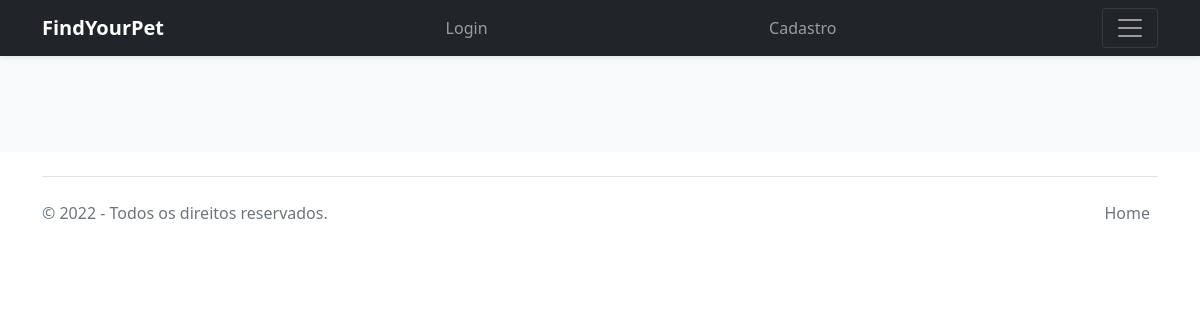
The app's page /cachorros, older data.
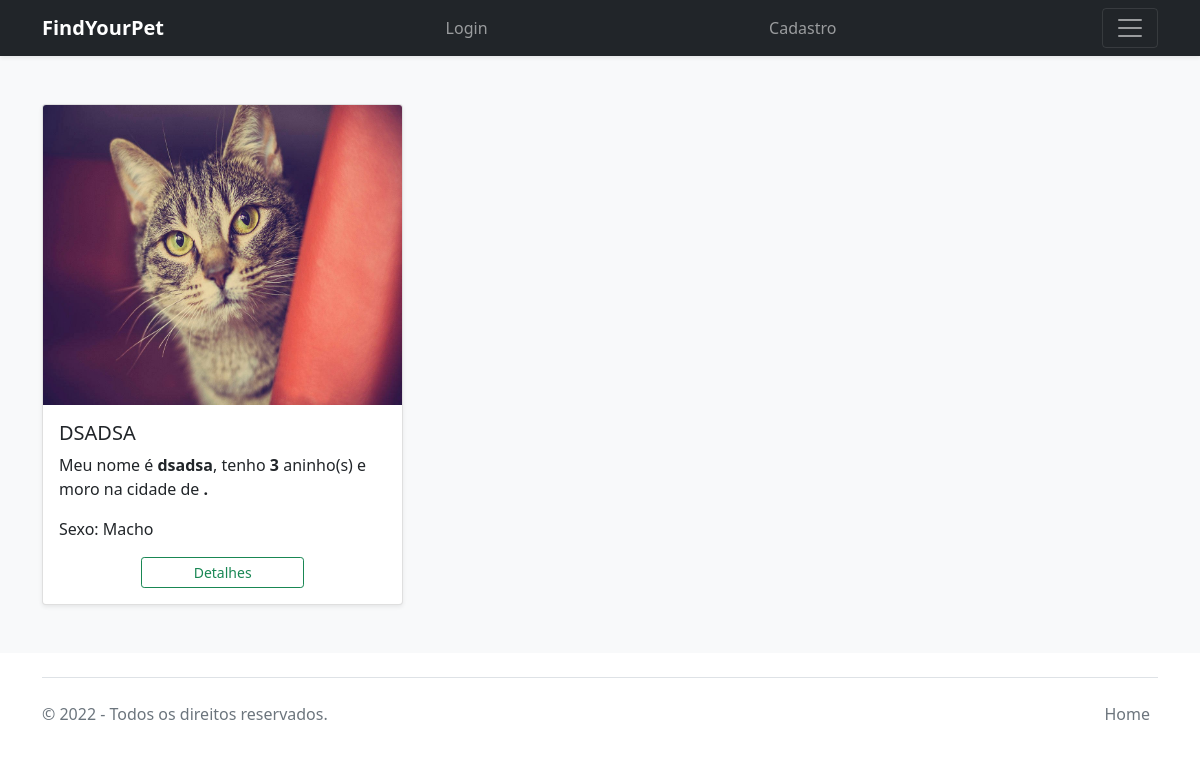
The same page, newer data.
### tables this page shows
CREATE TABLE "animals" (
        "id" INTEGER PRIMARY KEY AUTOINCREMENT,
        "created" TIMESTAMP NOT NULL DEFAULT CURRENT_TIMESTAMP,
        "NomeCompleto" TEXT NOT NULL,
        "Foto" TEXT,
        "Especie" TEXT,
        "Sexo" TEXT,
        "Idade" TEXT,
        "Porte" TEXT,
        "Sobre" TEXT,
        "Cep" TEXT,
        "Rua" TEXT,
        "Numero" TEXT,
        "Complemento" TEXT,
        "Bairro" TEXT,
        "Cidade" TEXT,
        "Estado" TEXT
);

### app.py (the view)
@app.route('/cachorros')
def list_dogs():
    conn = get_db_connection()
    cachorros = conn.execute('SELECT * FROM animals WHERE Especie IS "Cachorro"').fetchall()
    conn.close()
    return render_template('cachorros.html', cachorros=cachorros)

### app.py (called while the page is built)
def get_db_connection():
    conn = sqlite3.connect('db/findyourpet.db')
    conn.row_factory = sqlite3.Row
    return conn

### templates/cachorros.html (shortened to what this page needs)
{% extends 'base.html' %}
{% block content %}
  <div class="album py-5 bg-light">
    <div class="container">
      <div class="row row-cols-1 row-cols-sm-2 row-cols-md-3 g-3">
        {% for cachorro in cachorros %}
        <div class="col">
          <div class="card shadow-sm">
            <img src="{{ url_for('static', filename=cachorro['Foto']) }}" alt="" class="bd-placeholder-img card-img-top" width="300" height="300">
            <div class="card-body">
              <h5 class="card-title text-uppercase">{{ cachorro['NomeCompleto'] }}</h5>
              <p class="card-text">Meu nome é <span class="fw-bold">{{ cachorro['NomeCompleto'] }}</span>, tenho <span class="fw-bold">{{ cachorro['Idade'] }}</span> aninho(s) e moro na cidade de <span class="fw-bold">{{ cachorro['Cidade'] }}.</span></p>
              <p class="card-text">Sexo: {{ cachorro['Sexo'] }}</p>
              <div class="d-flex justify-content-between align-items-center">
                <div class="d-grid gap-2 col-6 mx-auto">
                  <button type="submit" class="btn btn-outline-success btn-sm" data-bs-toggle="modal" data-bs-target="#detalhes">Detalhes</button>
                </div>
              </div>
            </div>
          </div>
        </div>
        {% endfor %}
      </div>
    </div>
  </div>
{% endblock %}

Row changes from the older to the newer data that the page shows:
added animals: Foto (picture), NomeCompleto "DSADSA", NomeCompleto "dsadsa", Idade "3", Sexo "Macho"
